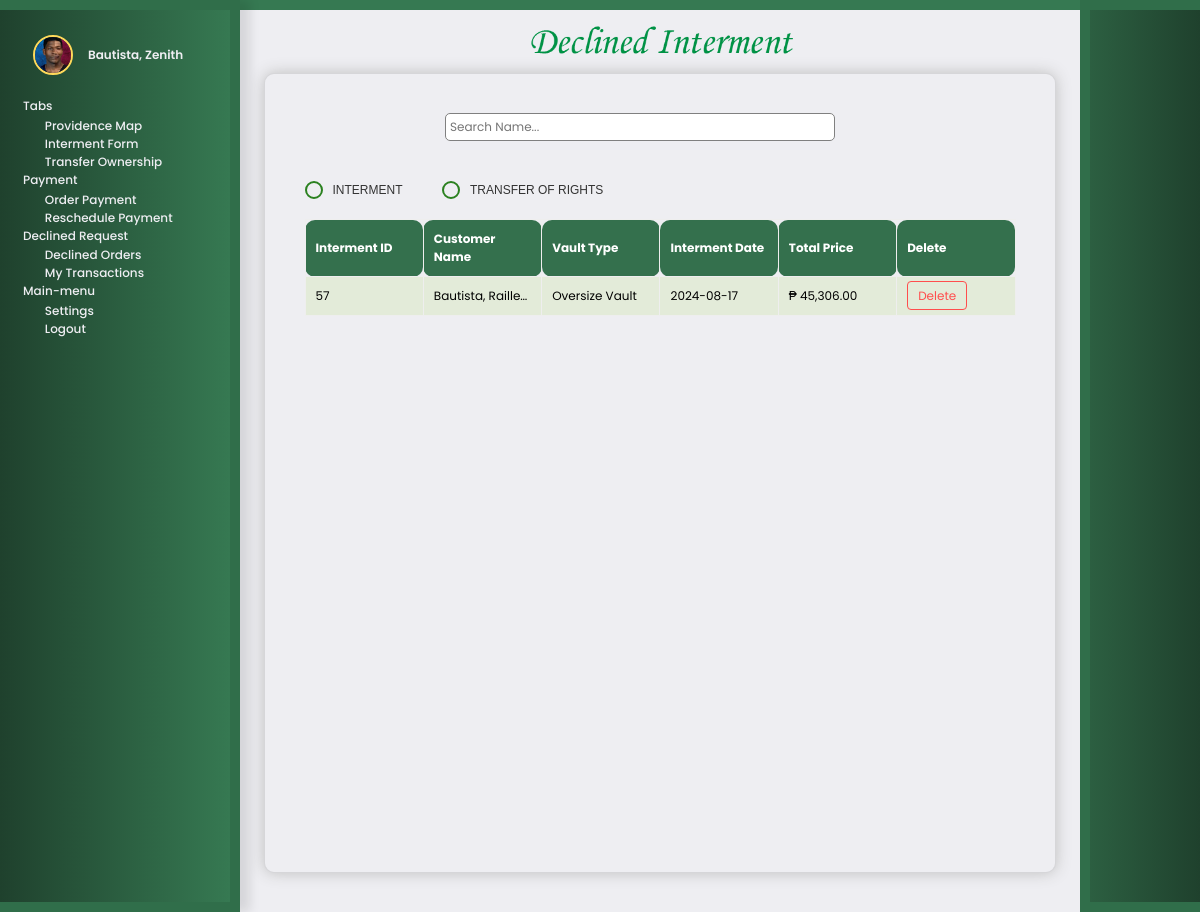
The page /customer_declinedinterment.php?Id=13 on the database its author committed.
### tables this page shows
CREATE TABLE `tbl_accounts` (
  `ACCOUNT_ID` int(11) NOT NULL,
  `NAME` varchar(50) NOT NULL,
  `EMAIL` varchar(100) NOT NULL,
  `LASTNAME` varchar(100) NOT NULL,
  `FIRSTNAME` varchar(100) NOT NULL,
  `MIDDLENAME` varchar(100) NOT NULL,
  `PASSWORD` varchar(50) NOT NULL,
  `CONTACT` varchar(50) NOT NULL,
  `ADDRESS` longtext NOT NULL,
  `POSITION` varchar(60) NOT NULL,
  `PROFILE` varchar(100) NOT NULL
);

CREATE TABLE `interment_forms` (
  `INTERMENTFORM_ID` int(11) NOT NULL,
  `STATUS` varchar(255) NOT NULL,
  `ACCOUNT_ID` int(11) DEFAULT NULL,
  `LASTNAME` varchar(255) NOT NULL,
  `FIRSTNAME` varchar(255) NOT NULL,
  `MIDDLENAME` varchar(255) DEFAULT NULL,
  `DATE_OF_BIRTH` date NOT NULL,
  `DATE_OF_DEATH` date NOT NULL,
  `AGE` int(11) NOT NULL,
  `DATE_OF_INTERMENT` date NOT NULL,
  `DAY_OF_INTERMENT` varchar(20) NOT NULL,
  `DAYOFWEEK` varchar(255) NOT NULL,
  `TIME` varchar(999) NOT NULL,
  `REMAINS_TYPE` varchar(255) NOT NULL,
  `VAULT_TYPE` varchar(255) NOT NULL,
  `FILE1` varchar(255) NOT NULL,
  `FILE2` varchar(255) NOT NULL,
  `FILE3` varchar(255) NOT NULL,
  `FILE4` varchar(255) NOT NULL,
  `FILE5` varchar(255) NOT NULL,
  `FILE6` varchar(255) NOT NULL,
  `LOCATION_ID` varchar(100) NOT NULL,
  `INTERMENT_OPTION` varchar(255) NOT NULL,
  `FUNERAL_SERVICE` varchar(255) NOT NULL,
  `LENGTH` varchar(255) NOT NULL,
  `WIDTH` varchar(255) NOT NULL,
  `HEIGHT` varchar(255) NOT NULL,
  `EPITAPH` text NOT NULL,
  `SPECIAL_INSTRUCTIONS` text NOT NULL,
  `TENTRENTALNUM` int(11) DEFAULT NULL,
  `CHAIRRENTALNUM` int(11) DEFAULT NULL,
  `VIP_INTERMENT_SERVICE` varchar(255) NOT NULL,
  `INTERMENT_PRICE` varchar(255) NOT NULL,
  `CHAIR_PRICE` varchar(255) NOT NULL,
  `TENT_PRICE` varchar(255) NOT NULL,
  `PAYMENT_OPTION` varchar(255) NOT NULL,
  `ACCOUNT_NUMBER` varchar(255) NOT NULL,
  `TOTAL_PRICE` varchar(255) NOT NULL
);

### customer_declinedinterment.php (the view, shortened to what this page needs)
<!DOCTYPE html>
<html>
<head>
  <link rel="stylesheet" href="customer_declineinterment.css">
    <link rel="stylesheet" href="customerintermentpayment_mediaquery.css">
    <link rel="stylesheet" href="customersidebar.css" type="text/css" />
</head>
<?php
include 'dbconnection.php';
$account_id = isset($_GET['Id']) ? intval($_GET['Id']) : 0;
if ($account_id > 0) {
    $query = "SELECT * FROM tbl_accounts WHERE ACCOUNT_ID = ?";
    $stmt = $conn->prepare($query);
    $stmt->bind_param("i", $account_id);
    $stmt->execute();
    $result = $stmt->get_result();
    if ($result->num_rows > 0) {
        $account = $result->fetch_assoc();
    } else {
        echo "Account not found.";
        exit;
    }
} else {
    echo "Invalid account ID.";
    exit;
}
?>
<div class="toggle-btn">
</div>
<body>
<?php
 include "customeraside.php";
 ?>
    <div class="internmentform">
    <h1><img src="pictures/declineinterment.png" alt=""></h1>
<div class="detailstable">
<div class="search-bar">
        <input type="text" id="search-input" placeholder="Search Name..." onkeyup="filterTable()">
        <button type="button" onclick="filterTable()"><ion-icon name="search-outline"></ion-icon></button>
    </div>
<div class="radiotransfer">
    <label>
        <input type="radio" name="pageSelection" id="interment" onclick="navigatePage()"> INTERMENT
    </label>
    <label>
        <input type="radio" name="pageSelection" id="transferOfRights" onclick="navigatePage()"> TRANSFER OF RIGHTS
    </label>
</div>
<?php
include "dbconnection.php";
$account_id = isset($_GET['Id']) ? intval($_GET['Id']) : 0;
$sql = "SELECT * FROM interment_forms WHERE STATUS = 'Declined' AND ACCOUNT_ID = $account_id";
$result = mysqli_query($conn, $sql);
echo "
<center>
<table border=1 id='product-table'>
    <thead>
        <tr>
            <th>Interment ID</th>
            <th>Customer Name</th>
            <th>Vault Type</th>
            <th>Interment Date</th>
            <th>Total Price</th>
            <th>Delete</th>
        </tr>
    </thead>
    <tbody>
";
while ($row = mysqli_fetch_assoc($result)) {
    echo "
    <tr class='clickable-row' data-href='decline_intermentdetails.php?Id=" . $account_id  . "&interment_id=" . $row['INTERMENTFORM_ID'] . "'>
        <td>" . htmlspecialchars($row['INTERMENTFORM_ID']) . "</td>
        <td>" . htmlspecialchars($row['LASTNAME'] . ", " . $row['FIRSTNAME']) . "</td>
        <td>" . htmlspecialchars($row['VAULT_TYPE']) . "</td>
        <td>" . htmlspecialchars($row['DATE_OF_INTERMENT']) . "</td>
        <td>₱ " . $row['TOTAL_PRICE'] . "</td>
        <td>
    <a href='delete_interment.php?interment_id=" . $row['INTERMENTFORM_ID'] . "&account_id=" . $account_id . "' class='delete-link' onclick='return confirm(\"Are you sure you want to delete this record?\")'>Delete</a>
</td>
    </tr>";
}
echo "
    </tbody>
</table>
</center>
";
?>
</div>
</div>
    <div class="rightbackground">
        <model-viewer id="myModelViewer" src="3dmodels/accountlogorevised.gltf" alt="A 3D model of a walking character"
            shadow-intensity="0.5" ar animation-name="animation_name" autoplay="speed: 0.5"
            class="providence3dlogo" camera-orbit="180deg 90deg 150m">
        </model-viewer>
        <model-viewer id="myModelViewer" src="3dmodels/LOTOWNERTEXT.gltf" alt="A 3D model of a walking character"
            shadow-intensity="3" ar animation-name="animation_name" autoplay="speed: 0.5"
            class="admintext3d" camera-orbit="10deg 90deg 300m" camera-controls>
        </model-viewer>
    </div>
</body>
</html>

### customeraside.php
<aside class="sidebar">
	<div class="logo">
    <?php
    if(empty($account['PROFILE'])) {
        $default_profile_photo = "defaultprofile.jpeg";
        echo '<img src="profilepics/' . $default_profile_photo . '" alt="logo">';
    } else {
        echo '<img src="profilepics/' . htmlspecialchars($account['PROFILE']) . '" alt="logo">';
    }
    ?>
    <h2><?php echo htmlspecialchars($account['LASTNAME'] . ', ' . $account['FIRSTNAME']); ?></h2>
    </div>
        <div class="wrapper">
		<ul class="links">
            <ul>
                <h4>Tabs</h4>
                <li>
                    <span class="material-symbols-outlined"><ion-icon name="folder-outline"></ion-icon></span>
                    <a href="customermap.php?Id=<?php echo urlencode($_GET['Id']); ?>">Providence Map</a>
                </li>
                <li>
                    <span class="material-symbols-outlined"><ion-icon name="document-outline"></ion-icon></span>
                    <a href="intermentform.php?Id=<?php echo urlencode($_GET['Id']); ?>">Interment Form</a>
                </li>
                <li>
                    <span class="material-symbols-outlined"><ion-icon name="send-outline"></ion-icon></span>
                    <a href="transferownership.php?Id=<?php echo urlencode($_GET['Id']); ?>">Transfer Ownership</a>
                </li>
                <h4>Payment</h4>
                <li>
                    <span class="material-symbols-outlined"><ion-icon name="cash-outline"></ion-icon></span>
                    <a href="customerintermentpayment.php?Id=<?php echo urlencode($_GET['Id']); ?>">Order Payment</a>
                </li>
                <li>
                    <span class="material-symbols-outlined"><ion-icon name="calendar-number-outline"></ion-icon></span>
                    <a href="customer_reschedule_intermentpayment.php?Id=<?php echo urlencode($_GET['Id']); ?>">Reschedule Payment</a>
                </li>
                <h4>Declined Request</h4>
                <li>
                    <span class="material-symbols-outlined"><ion-icon name="alert-outline"></ion-icon></span>
                    <a href="customer_declinedinterment.php?Id=<?php echo urlencode($_GET['Id']); ?>">Declined Orders</a>
                </li>
                <li>
                    <span class="material-symbols-outlined"><ion-icon name="file-tray-full-outline"></ion-icon></span>
                    <a href="customertransaction.php?Id=<?php echo urlencode($_GET['Id']); ?>">My Transactions</a>
                </li>
                <h4>Main-menu</h4>
                <li>
				<span class="material-symbols-outlined"><ion-icon name="settings-outline"></ion-icon></span>
                    <a href="accountsettings.php?Id=<?php echo urlencode($_GET['Id']); ?>">Settings</a>
                </li>
                <li class="logout-link">
				<span class="material-symbols-outlined"><ion-icon name="log-out-outline"></ion-icon></span>
                    <a href="index.php">Logout</a>
                </li>
            </ul>
        </div>
    </aside>

### customerintermentpayment_mediaquery.css (style rules this page uses)
:root { --darkgreen:#16423C; --green:#3da542; --semidarkgreen:#266529; --lightgreen:#7fd175; --black:#343131; --lightblack:#CACACA; --pureblack:#191919; --white:#eeeef2; --khaki:#FFF5E0; --yellow:#FFD95A; }
@media (max-width: 1680px) { .radiotransfer label { font-size: 16px; } }
@media (max-width: 1680px) { table { font-size: 16px; } }
@media (max-width: 1680px) { .internmentform { padding-left: 2%; padding-right: 2%; } }
@media (max-width: 1440px) { .radiotransfer label { font-size: 14px; } }
@media (max-width: 1440px) { table { font-size: 14px; } }
@media (max-width: 1440px) { .internmentform { padding-left: 2%; padding-right: 2%; } }
@media (max-width: 1280px) { .radiotransfer label { font-size: 12px; } }
@media (max-width: 1280px) { table { font-size: 12px; } }
@media (max-width: 1280px) { .internmentform { padding-left: 2%; padding-right: 2%; } }
@media (max-width: 1280px) { .search-bar input { padding: 4px; width: 50%; font-size: 12px; } }
@media (max-width: 1280px) { .search-bar button { font-size: 20px; } }

### customersidebar.css (style rules this page uses)
:root { --darkgreen:#16423C; --green:#3da542; --semidarkgreen:#266529; --lightgreen:#7fd175; --black:#343131; --lightblack:#CACACA; --pureblack:#191919; --white:#eeeef2; --khaki:#FFF5E0; --yellow:#FFD95A; }
@media (max-width: 1760px) { .logo img { width: 57px; height: 57px; } }
@media (max-width: 1760px) { .logo h2 { font-size: 16px; } }
@media (max-width: 1760px) { .sidebar .links { font-size: 16px; margin-top: 0%; } }
@media (max-width: 1600px) { .logo img { width: 55px; height: 55px; } }
@media (max-width: 1600px) { .logo h2 { font-size: 15px; } }
@media (max-width: 1600px) { .sidebar .links { font-size: 15px; margin-top: 0%; } }
@media (max-width: 1366px) { .logo { width: 80%; } }
@media (max-width: 1366px) { .logo img { width: 45px; height: 45px; } }
@media (max-width: 1366px) { .logo h2 { font-size: 14px; } }
@media (max-width: 1366px) { .sidebar { padding-left: 0; } }
@media (max-width: 1366px) { .wrapper { width: 80%; margin-top: 5%; } }
@media (max-width: 1366px) { .sidebar .links { font-size: 14px; margin-top: 0%; padding: 0; width: 100%; } }
@media (max-width: 1366px) { .sidebar .logo { color: #eeeef2; display: flex; align-items: center; padding: 25px 10px 15px; margin-bottom: 1%; } }
@media (max-width: 1366px) { .links h4 { margin-bottom: 1%; } }
@media (max-width: 1366px) { .links li a { padding: 0%; text-align: left; } }
@media (max-width: 1366px) { .links li { padding: 0%; width: 100%; } }
@media (max-width: 1366px) { .links li span { margin-right: 1%; padding-top: 4%; padding-bottom: 4%; transition: all 0.3s ease; } }
@media (max-width: 1280px) { .logo { width: 80%; } }
@media (max-width: 1280px) { .logo img { width: 40px; height: 40px; } }
@media (max-width: 1280px) { .logo h2 { font-size: 12px; } }
@media (max-width: 1280px) { .sidebar { padding-left: 0; } }
@media (max-width: 1280px) { .wrapper { width: 80%; margin-top: 2%; } }
@media (max-width: 1280px) { .sidebar .links { font-size: 12px; margin-top: 0%; padding: 0; width: 100%; } }
@media (max-width: 1280px) { .sidebar .logo { color: #eeeef2; display: flex; align-items: center; padding: 25px 10px 15px; margin-bottom: 1%; } }
@media (max-width: 1280px) { .links h4 { margin-bottom: 1%; } }
@media (max-width: 1280px) { .links li a { padding: 0%; text-align: left; } }
@media (max-width: 1280px) { .links li { padding: 0%; width: 100%; } }
@media (max-width: 1280px) { .links li span { margin-right: 1%; padding-top: 4%; font-size: 13px; padding-bottom: 4%; transition: all 0.3s ease; } }

### rows shown on the page
tbl_accounts: PROFILE (picture), LASTNAME+FIRSTNAME "Bautista, Zenith"
interment_forms: INTERMENTFORM_ID "57", LASTNAME+FIRSTNAME "Bautista, Raille…", VAULT_TYPE "Oversize Vault", DATE_OF_INTERMENT "2024-08-17", TOTAL_PRICE "45,306.00"
